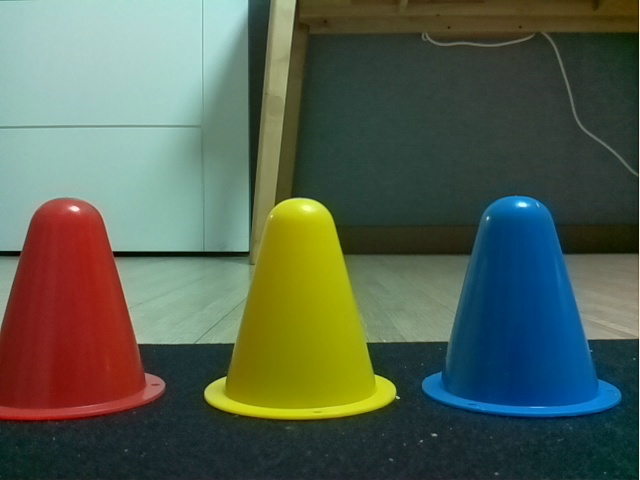
#> input picture agv_code/red_blue_Yellow.jpg, 640 x 480 px, given in place of the camera
$ python uga.py
#> lines starting #> are read from the running program, lines starting #| are printed output that depends on the picture; after the words box and inside, x2 and y2 are one past the last pixel; in counts of white or black regions, pixels touching at a corner belong together
import cv2
import numpy as np

cap = cv2.VideoCapture(0)
cap.set(3, 320)
cap.set(4, 240)
cx = 0
cy = 0
while True:
    ret, img  = cap.read()
#> img is the input picture: shape (480, 640, 3); mean B, G, R 80.6, 96.8, 84.4
    img_cvt = cv2.cvtColor(img, cv2.COLOR_BGR2HSV)
#> img_cvt: shape (480, 640, 3); mean H, S, V 64.8, 119.6, 111.1
    img_mask1 = cv2.inRange(img_cvt, np.array([0, 100, 100]), np.array([20, 255, 255]))
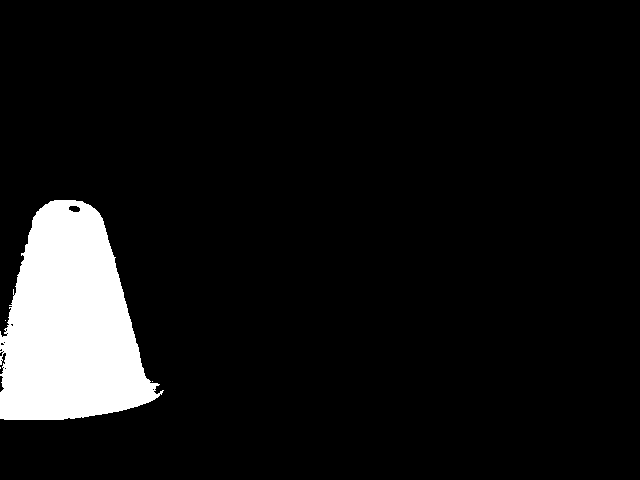
#> img_mask1: shape (480, 640); 7.9% white; 4 white regions (3 under 20 px), largest, box (x1, y1, x2, y2) and area: (0, 200, 164, 420) 24366
    img_mask2 = cv2.inRange(img_cvt, np.array([160, 100, 100]), np.array([180, 255, 255]))
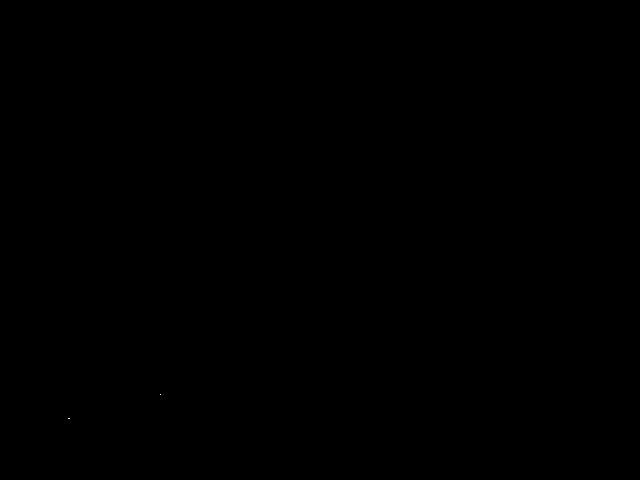
#> img_mask2: shape (480, 640); 0% white in thin lines or dots, all inside (x1, y1, x2, y2) = (68, 394, 161, 419)
    img_mask = img_mask1 + img_mask2
#> img_mask: shape (480, 640); 7.9% white; 4 white regions (3 under 20 px)
    cont_list, hierachy = cv2.findContours(img_mask, cv2.RETR_EXTERNAL, cv2.CHAIN_APPROX_NONE)
#> cont_list = 4 contours, 3 with area under 20; largest, box (x1, y1, x2, y2) and area: (0, 200, 164, 420) 24080

    try:
        c = max(cont_list, key=cv2.contourArea)
#> c = contour of 719 points, box (x1, y1, x2, y2) (0, 200, 164, 420), area 24080
        M = cv2.moments(c)
#> M = moments, m00 24079.5, centre m10/m00, m01/m00 = (69.59, 324.3)
        cx = int(M['m10']/M['m00'])
#> cx = 69
        cy = int(M['m01']/M['m00'])
#> cy = 324
        img_con = cv2.drawContours(img, c, -1, (0,0,255), 1)
    except:
        pass


    image = cv2.circle(img, (cx,cy), 10, (0,255,0), -1)
    cv2.imshow('mask', img)
    key = cv2.waitKey(1)
#> (key q is pressed here)
    if key&0xff == ord('q'):
        break
cv2.destroyAllWindows()

$ run again, on agv_code/red_path.jpg
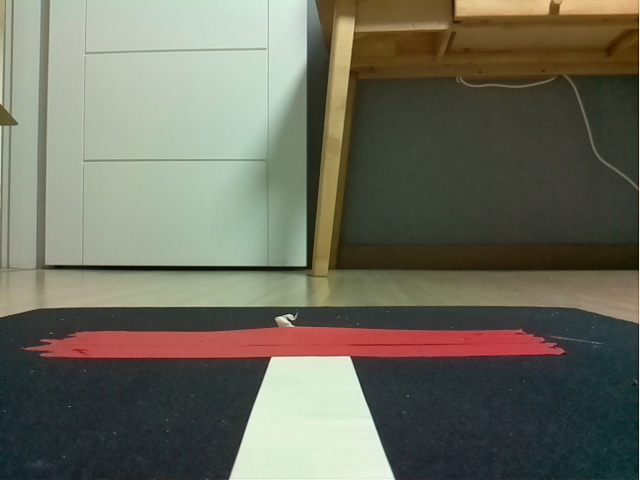
#> input picture agv_code/red_path.jpg, 640 x 480 px, given in place of the camera
#> img is the input picture: shape (480, 640, 3); mean B, G, R 93.7, 108.2, 108.2
#> img_cvt: shape (480, 640, 3); mean H, S, V 54.4, 68.1, 116.9
#> `img_mask1 = cv2.inRange(img_cvt, np.array([0, 100, 100]), np.array([20..`:
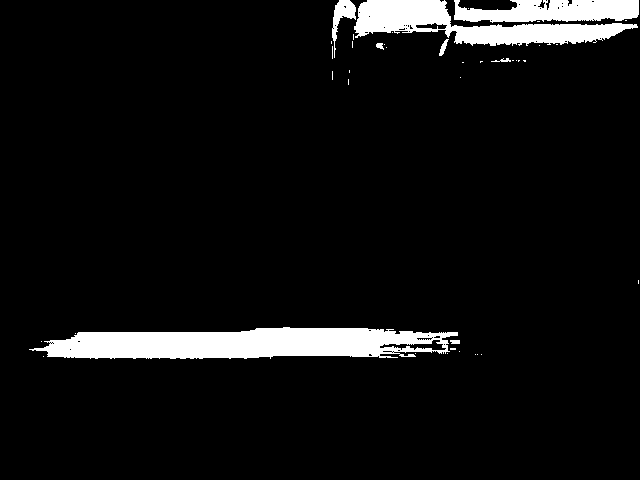
#> img_mask1: shape (480, 640); 6.5% white; 41 white regions (33 under 20 px), largest, box (x1, y1, x2, y2) and area: (29, 327, 458, 359) 10002, (354, 0, 638, 46) 5843, (454, 0, 639, 23) 3212
#> img_mask2: shape (480, 640); 0.98% white; 29 white regions (25 under 20 px), largest, box (x1, y1, x2, y2) and area: (380, 331, 565, 357) 2637, (380, 340, 446, 350) 265, (413, 331, 429, 333) 24, (417, 337, 433, 340) 23
#> `img_mask = img_mask1 + img_mask2`:
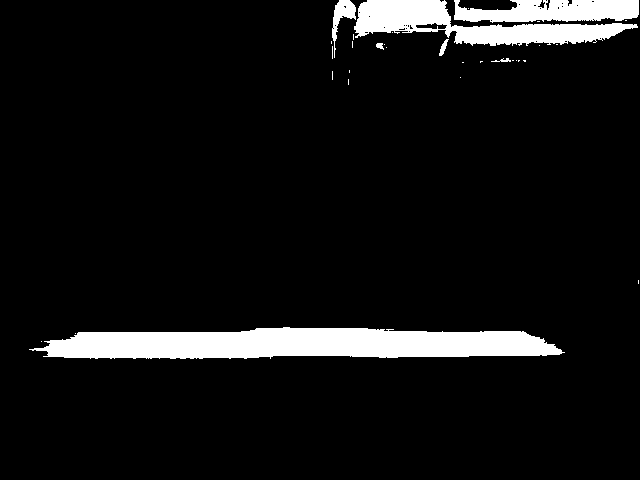
#> img_mask: shape (480, 640); 7.4% white; 32 white regions (25 under 20 px)
#> cont_list = 32 contours, 26 with area under 20; largest, box (x1, y1, x2, y2) and area: (29, 327, 565, 359) 12506, (354, 0, 638, 46) 5623, (454, 0, 639, 23) 2984, (332, 0, 356, 58) 406, (439, 39, 449, 56) 53, (376, 43, 384, 50) 26
#> c = contour of 1129 points, box (x1, y1, x2, y2) (29, 327, 565, 359), area 12506
#> M = moments, m00 12506.5, centre m10/m00, m01/m00 = (298.4, 343.7)
#> cx = 298
#> cy = 343
